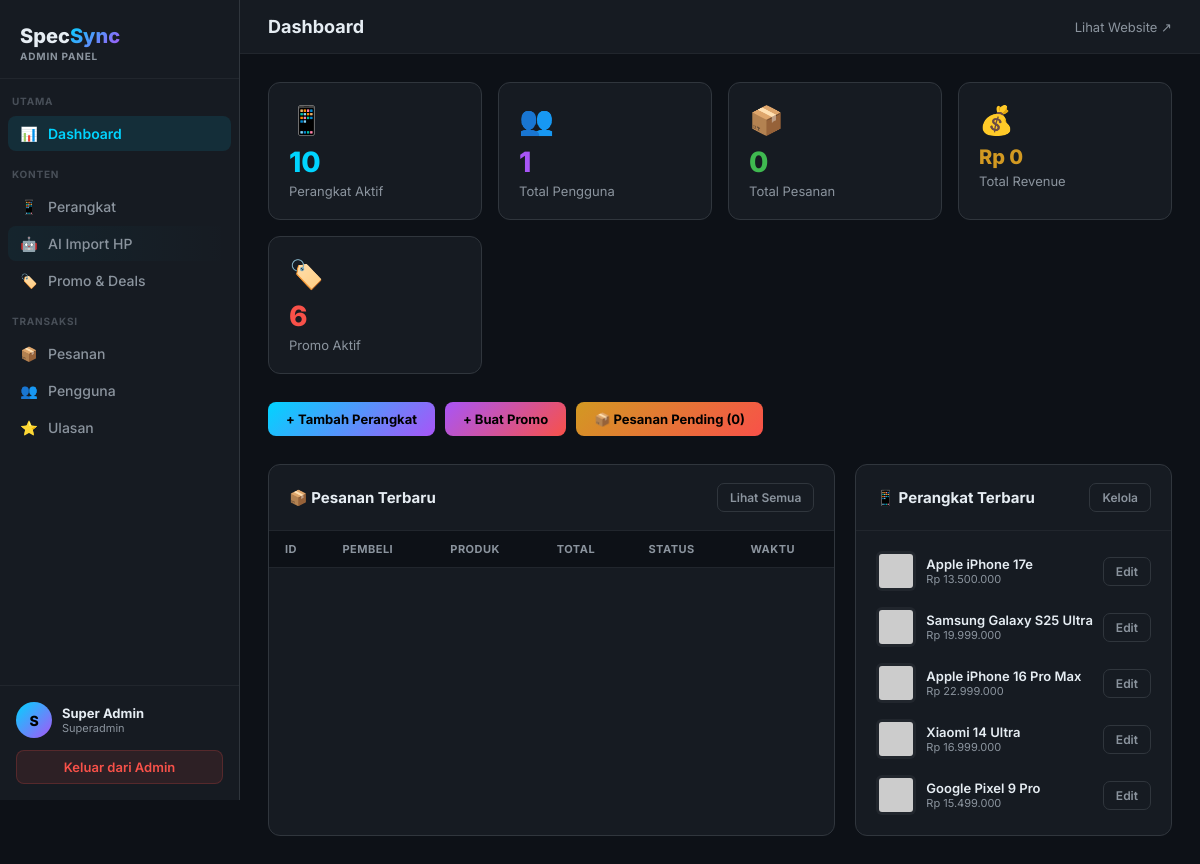
Page /admin/index.php (signed in) on the committed database.
### tables this page shows
CREATE TABLE `devices` (
  `id` int(11) NOT NULL,
  `name` varchar(200) NOT NULL,
  `brand` varchar(100) NOT NULL,
  `slug` varchar(200) NOT NULL,
  `price` decimal(12,0) NOT NULL,
  `image` varchar(500) DEFAULT NULL,
  `release_year` int(11) DEFAULT NULL,
  `category` enum('flagship','midrange','budget','gaming') DEFAULT 'midrange',
  `screen_size` decimal(4,2) DEFAULT NULL,
  `resolution` varchar(50) DEFAULT NULL,
  `refresh_rate` int(11) DEFAULT NULL,
  `display_type` varchar(50) DEFAULT NULL,
  `chipset` varchar(100) DEFAULT NULL,
  `cpu_cores` int(11) DEFAULT NULL,
  `gpu` varchar(100) DEFAULT NULL,
  `ram` int(11) DEFAULT NULL,
  `storage` int(11) DEFAULT NULL,
  `main_camera` int(11) DEFAULT NULL,
  `front_camera` int(11) DEFAULT NULL,
  `camera_features` text DEFAULT NULL,
  `battery` int(11) DEFAULT NULL,
  `charging_speed` int(11) DEFAULT NULL,
  `has_wireless_charging` tinyint(1) DEFAULT 0,
  `weight` int(11) DEFAULT NULL,
  `thickness` decimal(4,2) DEFAULT NULL,
  `width` decimal(5,2) DEFAULT NULL,
  `height` decimal(5,2) DEFAULT NULL,
  `color_options` text DEFAULT NULL,
  `network_5g` tinyint(1) DEFAULT 0,
  `wifi_version` varchar(20) DEFAULT NULL,
  `bluetooth_version` varchar(10) DEFAULT NULL,
  `nfc` tinyint(1) DEFAULT 0,
  `os` varchar(50) DEFAULT NULL,
  `os_version` varchar(20) DEFAULT NULL,
  `score_camera` decimal(4,1) DEFAULT NULL,
  `score_performance` decimal(4,1) DEFAULT NULL,
  `score_battery` decimal(4,1) DEFAULT NULL,
  `score_design` decimal(4,1) DEFAULT NULL,
  `created_at` timestamp NOT NULL DEFAULT current_timestamp(),
  `updated_at` timestamp NOT NULL DEFAULT current_timestamp() ON UPDATE current_timestamp(),
  `is_active` tinyint(1) DEFAULT 1
);

### includes/db.php (called while the page is built, shortened)
<?php
function formatPrice($price) {
    return 'Rp ' . number_format($price, 0, ',', '.');
}
?>

### admin/index.php (the view, shortened to what this page needs)
<?php
require_once '../includes/db.php';
$conn = getDB();
$total_devices  = mysqli_fetch_row(mysqli_query($conn, "SELECT COUNT(*) FROM devices WHERE is_active=1"))[0];
$total_users    = mysqli_fetch_row(mysqli_query($conn, "SELECT COUNT(*) FROM users"))[0];
$total_orders   = mysqli_fetch_row(mysqli_query($conn, "SELECT COUNT(*) FROM orders"))[0];
$pending_orders = mysqli_fetch_row(mysqli_query($conn, "SELECT COUNT(*) FROM orders WHERE status='pending'"))[0];
$total_revenue  = mysqli_fetch_row(mysqli_query($conn, "SELECT COALESCE(SUM(amount),0) FROM orders WHERE status IN ('paid','shipped','delivered')"))[0];
$active_promos  = mysqli_fetch_row(mysqli_query($conn, "SELECT COUNT(*) FROM promos WHERE is_active=1 AND end_date >= CURDATE()"))[0];
$recent_devices = mysqli_query($conn, "SELECT * FROM devices ORDER BY created_at DESC LIMIT 5");
include '_layout.php';
?>
<div style="display:grid;grid-template-columns:repeat(auto-fit,minmax(180px,1fr));gap:16px;margin-bottom:28px">
  <div class="stat-card">
    <div style="font-size:28px;margin-bottom:8px">📱</div>
    <div class="stat-value" style="color:#00d4ff"><?= $total_devices ?></div>
    <div class="stat-label">Perangkat Aktif</div>
  </div>
  <div class="stat-card">
    <div style="font-size:28px;margin-bottom:8px">👥</div>
    <div class="stat-value" style="color:#a855f7"><?= $total_users ?></div>
    <div class="stat-label">Total Pengguna</div>
  </div>
  <div class="stat-card">
    <div style="font-size:28px;margin-bottom:8px">📦</div>
    <div class="stat-value" style="color:#3fb950"><?= $total_orders ?></div>
    <div class="stat-label">Total Pesanan</div>
  </div>
  <div class="stat-card">
    <div style="font-size:28px;margin-bottom:8px">💰</div>
    <div class="stat-value" style="color:#d29922;font-size:20px"><?= formatPrice($total_revenue) ?></div>
    <div class="stat-label">Total Revenue</div>
  </div>
  <div class="stat-card">
    <div style="font-size:28px;margin-bottom:8px">🏷️</div>
    <div class="stat-value" style="color:#f85149"><?= $active_promos ?></div>
    <div class="stat-label">Promo Aktif</div>
  </div>
</div>
<div style="display:flex;gap:10px;margin-bottom:28px;flex-wrap:wrap">
  <a href="devices.php?action=add" class="btn-primary">+ Tambah Perangkat</a>
  <a href="promos.php?action=add" class="btn-primary" style="background:linear-gradient(135deg,#a855f7,#f85149)">+ Buat Promo</a>
  <a href="orders.php?status=pending" class="btn-primary" style="background:linear-gradient(135deg,#d29922,#f85149)">📦 Pesanan Pending (<?= $pending_orders ?>)</a>
</div>
<div style="display:grid;grid-template-columns:2fr 1fr;gap:20px">
  <div class="card">
    <div class="card-header">
      <div class="card-title">📦 Pesanan Terbaru</div>
      <a href="orders.php" class="btn-sm">Lihat Semua</a>
    </div>
    <table>
      <thead><tr>
        <th>ID</th><th>Pembeli</th><th>Produk</th><th>Total</th><th>Status</th><th>Waktu</th>
      </tr></thead>
    </table>
  </div>
  <div class="card">
    <div class="card-header">
      <div class="card-title">📱 Perangkat Terbaru</div>
      <a href="devices.php" class="btn-sm">Kelola</a>
    </div>
    <div style="padding:12px">
    <?php while ($d = mysqli_fetch_assoc($recent_devices)): ?>
    <div style="display:flex;align-items:center;gap:10px;padding:8px;border-radius:8px;transition:.15s" onmouseover="this.style.background='#21262d'" onmouseout="this.style.background='transparent'">
      <img src="<?= htmlspecialchars($d['image'] ?? '') ?>" style="width:40px;height:40px;object-fit:contain;background:#21262d;border-radius:6px;padding:3px" onerror="this.src='https://via.placeholder.com/40?text=📱'">
      <div style="flex:1;min-width:0">
        <div style="font-size:13px;font-weight:600;white-space:nowrap;overflow:hidden;text-overflow:ellipsis"><?= htmlspecialchars($d['name']) ?></div>
        <div style="font-size:11px;color:#8b949e"><?= formatPrice($d['price']) ?></div>
      </div>
      <a href="devices.php?action=edit&id=<?= $d['id'] ?>" class="btn-sm" style="flex-shrink:0">Edit</a>
    </div>
    <?php endwhile; ?>
    </div>
  </div>
</div>
<?php include '_layout_end.php'; ?>

### admin/_layout.php (style rules this page uses)
* { box-sizing:border-box;margin:0;padding:0 }
body { font-family:'Inter',sans-serif;background:#0d1117;color:#e6edf3;display:flex;min-height:100vh }
a { color:inherit;text-decoration:none }
.stat-card { background:#161b22;border:1px solid #30363d;border-radius:12px;padding:20px }
.stat-value { font-size:28px;font-weight:800 }
.stat-label { font-size:13px;color:#8b949e;margin-top:4px }
.card { background:#161b22;border:1px solid #30363d;border-radius:12px }
.card-header { padding:18px 20px;border-bottom:1px solid #21262d;display:flex;align-items:center;justify-content:space-between }
.card-title { font-size:15px;font-weight:700 }
table { width:100%;border-collapse:collapse }
th { padding:11px 16px;text-align:left;font-size:11px;font-weight:700;color:#8b949e;text-transform:uppercase;letter-spacing:.5px;border-bottom:1px solid #21262d;background:#0d1117 }
.btn-primary { padding:9px 18px;background:linear-gradient(135deg,#00d4ff,#a855f7);border:none;border-radius:8px;color:#000;font-size:13px;font-weight:700;cursor:pointer;transition:opacity .15s;font-family:inherit }
.btn-sm { padding:6px 12px;border-radius:7px;font-size:12px;font-weight:600;cursor:pointer;border:1px solid #30363d;background:transparent;color:#8b949e;font-family:inherit;transition:all .15s }

### rows in the picture
devices: name "Apple iPhone 17e", price "Rp 13.500.000"
devices: name "Samsung Galaxy S25 Ultra", price "Rp 19.999.000"
devices: name "Apple iPhone 16 Pro Max", price "Rp 22.999.000"
devices: name "Xiaomi 14 Ultra", price "Rp 16.999.000"
devices: name "Google Pixel 9 Pro", price "Rp 15.499.000"

### other values in the picture
substr($admin['name'], 0, 1) "S"
$admin['name'] "Super Admin"
$admin['role'] "Superadmin"
$page_title "Dashboard"
$total_devices "10"
$total_users "1"
$total_orders "0"
formatPrice($total_revenue) "Rp 0"
$active_promos "6"
$pending_orders "0"
